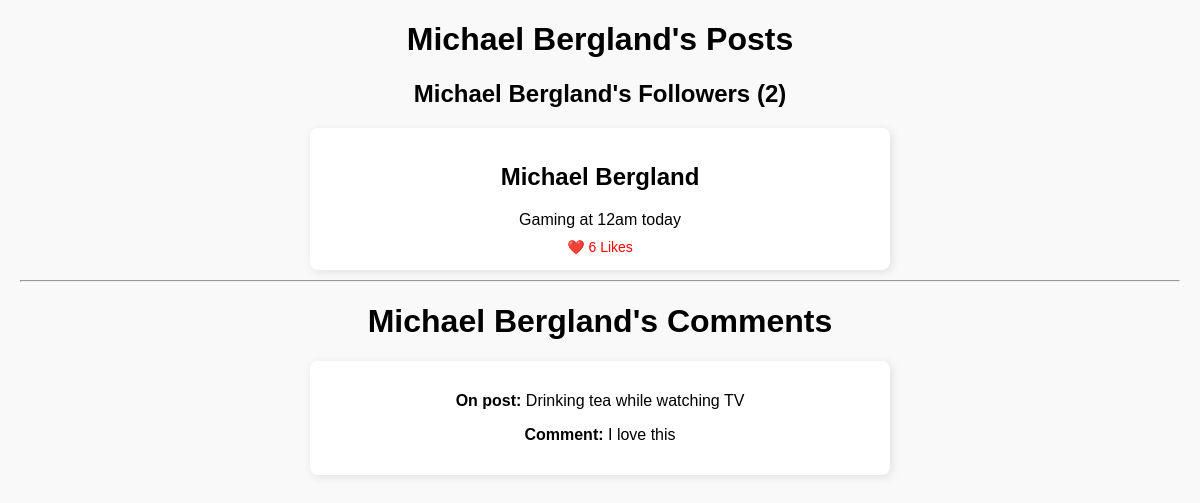
Screenshot of /user/Michael Bergland/ with the database file from the repository.
### tables this page shows
CREATE TABLE users (
                                user_id INTEGER PRIMARY KEY,
                                username TEXT NOT NULL,
                                intrests TEXT
                            );

CREATE TABLE posts (
                                post_id INTEGER PRIMARY KEY AUTOINCREMENT,
                                user_id NOT NULL,
                                content TEXT,
                                likes INT,
                                created_at TIMESTAMP DEFAULT CURRENT_TIMESTAMP,
                                FOREIGN KEY (user_id) REFERENCES users (user_id)
                            );

CREATE TABLE comments (
                                comment_id INTEGER PRIMARY KEY AUTOINCREMENT,
                                post_id NOT NULL,
                                user_id NOT NULL,
                                content TEXT,
                                created_at TIMESTAMP DEFAULT CURRENT_TIMESTAMP,
                                FOREIGN KEY (user_id) REFERENCES users (user_id),
                                FOREIGN KEY (post_id) REFERENCES Posts(post_id)
                            );

### app.py (the view)
@app.route("/user/<string:username>/")
def user_page(username):
    conn = sqlite3.connect("database.db")
    cursor = conn.cursor()
    cursor.execute("SELECT user_id FROM users WHERE username = ?", (username,))
    row = cursor.fetchone()
    conn.close()
    user_id = row[0]
    posts = get_all_posts_with_likes()
    user_comments = get_user_comments(user_id)
    followers = get_user_followers(user_id)
    user_posts = [post for post in posts if post[1] == username]
    return render_template("user_page.html",
                           username=username,
                           user_posts=user_posts,
                           user_comments=user_comments,
                           followers=followers)

### app.py (called while the page is built)
def get_user_comments(user_id):
    conn = sqlite3.connect("database.db")
    cursor = conn.cursor()
    cursor.execute("""
        SELECT posts.content, comments.content
        FROM comments
        JOIN posts ON comments.post_id = posts.post_id
        WHERE comments.user_id = ?;
    """, (user_id,))
    user_comments = cursor.fetchall()
    conn.close()
    return user_comments

def get_all_posts_with_likes():
    conn = sqlite3.connect("database.db")
    cursor = conn.cursor()
    cursor.execute("""
       SELECT posts.post_id, users.username, posts.content,
       (SELECT COUNT(*) FROM likes WHERE likes.post_id = posts.post_id),
       posts.user_id
        FROM posts
        JOIN users ON posts.user_id = users.user_id
        ORDER BY posts.created_at DESC
        """)
    posts = cursor.fetchall()
    conn.close()
    return posts

def get_user_followers(user_id):
    conn = sqlite3.connect("database.db")
    cursor = conn.cursor()
    cursor.execute("""
        SELECT users.username
        FROM followers
        JOIN users ON followers.user1_id = users.user_id
        WHERE followers.user2_id = ?
    """, (user_id,))
    followers = [row[0] for row in cursor.fetchall()]
    conn.close()
    return followers

### templates/user_page.html (shortened to what this page needs)
<!DOCTYPE html>
<html>
<head>
</head>
<body>
<h1>{{ username }}'s Posts</h1>
<h2>{{ username }}'s Followers <strong>({{ followers | length }})</strong></h2>
<div class="profile-container">
    {% for post in user_posts %}
    <div class="post">
        <div class="username">
            <h2> {{ username }}</h2>
        </div>
        <div class="content">{{ post[2] }}</div>
        <div class="likes">❤️ {{ post[3] }} Likes</div>
    </div>
    {% endfor %}
</div>
<hr>
<h1 style="justify-self: center">{{ username }}'s Comments</h1>
<div class="profile-container">
    {% for post_content, comment_content in user_comments %}
    <div class="post">
        <p><strong>On post:</strong> {{ post_content }}</p>
        <p><strong>Comment:</strong> {{ comment_content }}</p>
    </div>
    {% endfor %}
</div>
</body>
</html>

### templates/user_page.html (style rules this page uses)
body { font-family: Arial, sans-serif; background-color: #f9f9f9; margin: 20px; }
.profile-container { width: 50%; margin: 0 auto; text-align: center; }
.post { background: white; padding: 15px; margin-bottom: 10px; border-radius: 8px; box-shadow: 2px 2px 10px rgba(0, 0, 0, 0.1); }
.content { margin: 10px 0; }
.likes { color: red; font-size: 14px; }
h1, h2 { justify-self: center; }

### rows the page displays
users: username "Michael Bergland"
posts: username "Michael Bergland", content "Gaming at 12am today", post "6"
comments: content "Drinking tea while watching TV", content "I love this"

### other values shown
{{ followers | length }} "2"
